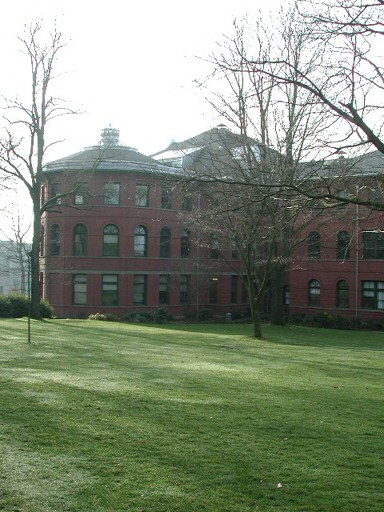
#> input picture data/parrington/prtn00.jpg, 384 x 512 px
$ python test.py
#> lines starting #> are read from the running program, lines starting #| are printed output that depends on the picture; after the words box and inside, x2 and y2 are one past the last pixel; in counts of white or black regions, pixels touching at a corner belong together
import cv2
import numpy as np
import math
def getKeypointInfo(keypoints):
    for item in keypoints:
        print(item.pt)
        print(item.size)
        print(item.angle)
        print(item.response)
        print(item.octave)
        print(item.class_id)
        break


    return 0

def cylindrical_projection(img, focal_length):
    height, width, _ = img.shape
    cylinder_proj = np.zeros(shape=img.shape, dtype=np.uint8)

    for y in range(-int(height/2), int(height/2)):
        for x in range(-int(width/2), int(width/2)):
            cylinder_x = focal_length*math.atan(x/focal_length)
            cylinder_y = focal_length*y/math.sqrt(x**2+focal_length**2)

            cylinder_x = round(cylinder_x + width/2)
            cylinder_y = round(cylinder_y + height/2)

            if cylinder_x >= 0 and cylinder_x < width and cylinder_y >= 0 and cylinder_y < height:
                cylinder_proj[cylinder_y][cylinder_x] = img[y+int(height/2)][x+int(width/2)]

    # Crop black border
    # ref: http://stackoverflow.com/questions/13538748/crop-black-edges-with-opencv
    _, thresh = cv2.threshold(cv2.cvtColor(cylinder_proj, cv2.COLOR_BGR2GRAY), 1, 255, cv2.THRESH_BINARY)
    x, y, w, h = cv2.boundingRect(thresh)

    return cylinder_proj[y:y+h, x:x+w]

def matcherx(key1, des1, key2, des2):
    matcher = cv2.DescriptorMatcher_create("BruteForce")
    rawMatches = matcher.knnMatch(des1, des2, 2)
    matches = []
    ratio = 0.75
    for m in rawMatches:

        if len(m) == 2 and m[0].distance < m[1].distance*ratio:
            matches.append((m[0].trainIdx, m[0].queryIdx))


    if len(matches)>4:
        pointsA = np.float32([key1[i].pt for (_,i) in matches])
        pointsB = np.float32([key2[i].pt for (i,_) in matches])


        (H, status) = cv2.findHomography(pointsA, pointsB, cv2.RANSAC, ransacReprojThreshold= 4.0)

        print("Homography is: \n", H)

        return (matches, H, status)


    return (None,None,None)


def func():
    test1 = cv2.imread('data/parrington/prtn00.jpg')
#> test1 is the input picture: shape (512, 384, 3); mean B, G, R 121.6, 140.8, 130.6
    test2 = cv2.imread('data/parrington/prtn01.jpg')
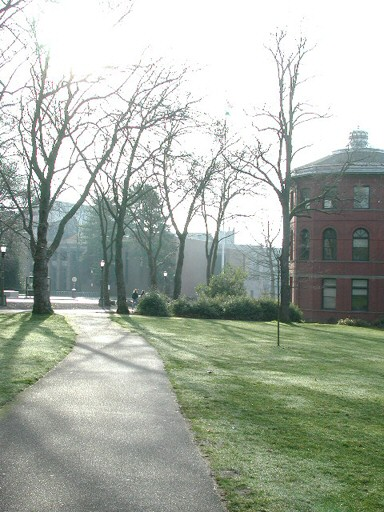
#> input picture data/parrington/prtn01.jpg, 384 x 512 px
#> test2 is the input picture: shape (512, 384, 3); mean B, G, R 164.6, 175.8, 168
    test1 = cylindrical_projection(test1, 704)
#> after the loop in cylindrical_projection, `for y in range(-int(height/2), int(height/2)):`:
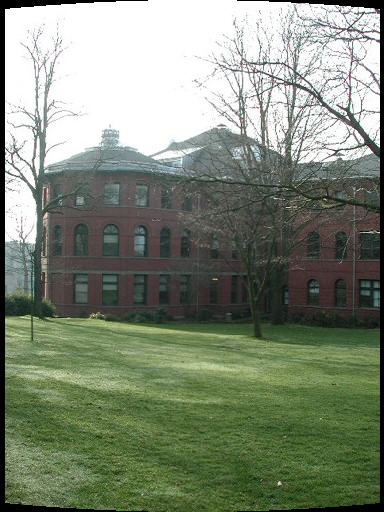
#> cylinder_proj: shape (512, 384, 3); mean B, G, R 117.2, 135.7, 125.9
#> in cylindrical_projection, `_, thresh = cv2.threshold(cv2.cvtColor(cylinder_proj, cv2.COLOR_BGR2GR..`:
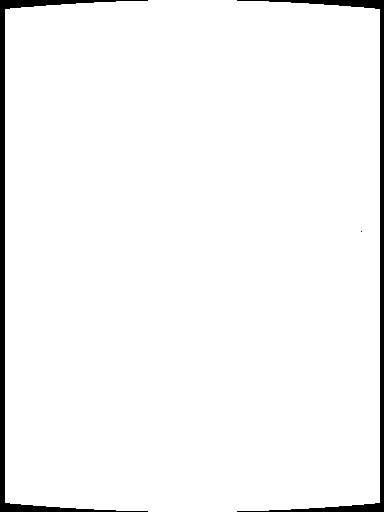
#> thresh: shape (512, 384); 96.5% white; 3 black regions (1 under 20 px), largest, box (x1, y1, x2, y2) and area: (0, 0, 148, 512) 3680, (237, 0, 384, 512) 3168
#> in cylindrical_projection, `x, y, w, h = cv2.boundingRect(thresh)`: x = 5; y = 0; w = 375; h = 512
    test2 = cylindrical_projection(test2, 704)
#> call 2 of cylindrical_projection, with focal_length = 704
#> after the loop in cylindrical_projection (call 2), `for y in range(-int(height/2), int(height/2)):`:
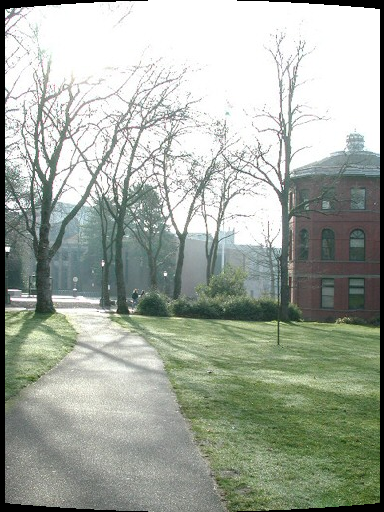
#> cylinder_proj: shape (512, 384, 3); mean B, G, R 159.3, 170, 162.6
#> in cylindrical_projection (call 2), `return cylinder_proj[y:y+h, x:x+w]`:
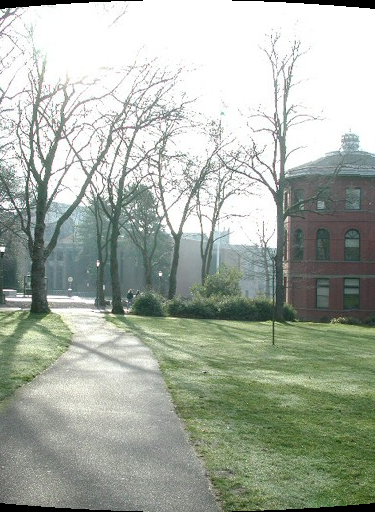
#> returned value: shape (512, 375, 3); mean of channels 0, 1, 2 163.1, 174.1, 166.5; drawn as B, G, R
    detector = cv2.ORB_create()

    keypoints = detector.detect(test1)
#> keypoints = 495 keypoints; strongest (x, y, size): (341, 106, 31), (340, 112, 31), (327, 152, 31), (328, 154, 31)
    (key1, des1) = detector.compute(test1, keypoints)
#> key1 has the same summary as keypoints

    keypoints = detector.detect(test2)
#> keypoints = 500 keypoints; strongest (x, y, size): (160, 273, 31), (109, 310, 37.2), (38, 171, 31), (98, 264, 31)
    (key2, des2) = detector.compute(test2, keypoints)
#> key2 has the same summary as keypoints

    (matchx, H, status) = matcherx(key1, des1, key2, des2)
#> in matcherx, `rawMatches = matcher.knnMatch(des1, des2, 2)`: rawMatches = 495 matches
#> after the loop in matcherx, `for m in rawMatches:`: matches = [(97, 83), (292, 84), (167, 122), (37, 161), (237, 186)]
#> in matcherx, `pointsA = np.float32([key1[i].pt for (_,i) in matches])`: pointsA = [[40, 172], [334, 159], [40.8, 213.6], [330, 116.4], [38.4, 165.6]]
#> in matcherx, `pointsB = np.float32([key2[i].pt for (i,_) in matches])`: pointsB = [[285, 175], [286.8, 165.9], [286.8, 217.2], [161, 142], [285.1, 168.5]]
#> in matcherx, `(H, status) = cv2.findHomography(pointsA, pointsB, cv2.RANSAC, ransacR..`: H = [[-0.569, -0.0597, 287.2], [-0.0994, 0.824, 18.34], [-0.00117, -0.000358, 1]]; status = [1, 0, 1, 1, 1]
#| Homography is:
#|  [[-5.69446828e-01 -5.96760320e-02  2.87178696e+02]
#|  [-9.94013065e-02  8.23772246e-01  1.83359821e+01]
#|  [-1.16636976e-03 -3.58360651e-04  1.00000000e+00]]
#> matchx has the same summary as matches in matcherx; status = [1, 0, 1, 1, 1]

    if (matchx,H,status) == (None,None,None):
        print("No homography discovered. Exiting ....")
        return 0

    result = cv2.warpPerspective(test1,
                                 H,
                                 (test1.shape[1]+ test2.shape[1], test1.shape[0])
                                 )
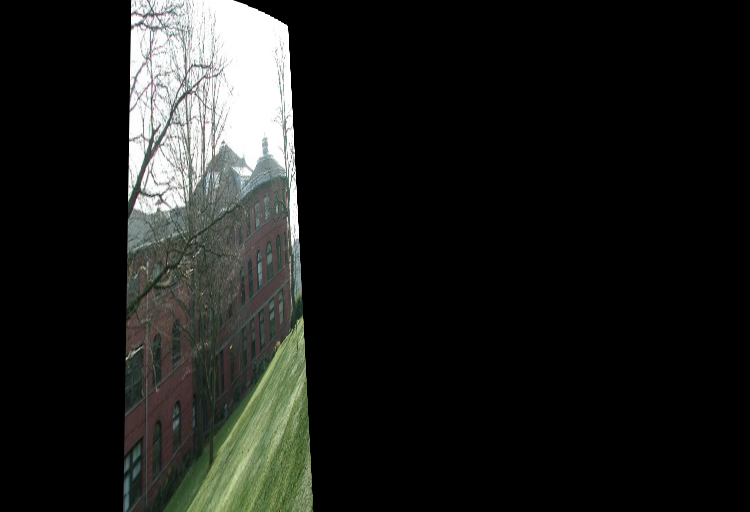
#> result: shape (512, 750, 3); mean B, G, R 28, 30.4, 29.2

    result[0:test2.shape[0], 0:test2.shape[1]] = test2
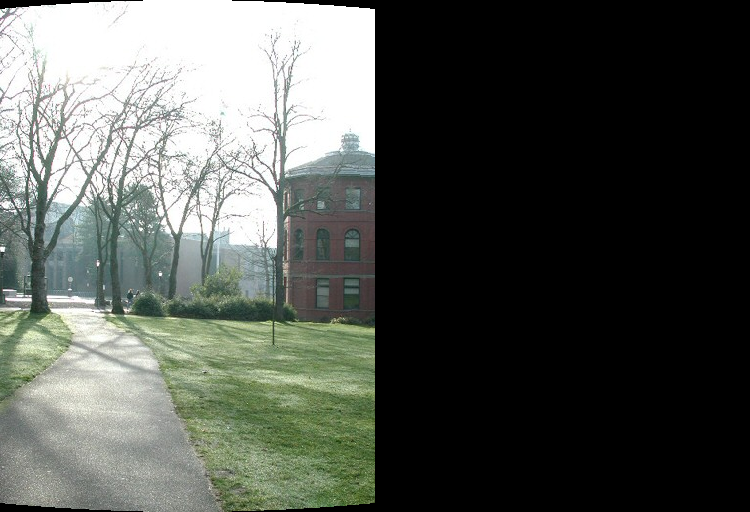
#> result: shape (512, 750, 3); mean B, G, R 81.5, 87.1, 83.2

    cv2.imshow("Result", result)
    cv2.waitKey(0)


    # for i in range(0,len(key1)):
    #     print((key1[i].pt,des1[i]), flush=True)
    # getKeypointInfo(keypoints=keypoints)
    print(test1.shape)
#| (512, 375, 3)

    # cyl = cylindrical_projection(test1, 704.907)
    # cv2.imshow('1',cyl)
    # cv2.waitKey(0)
func()
